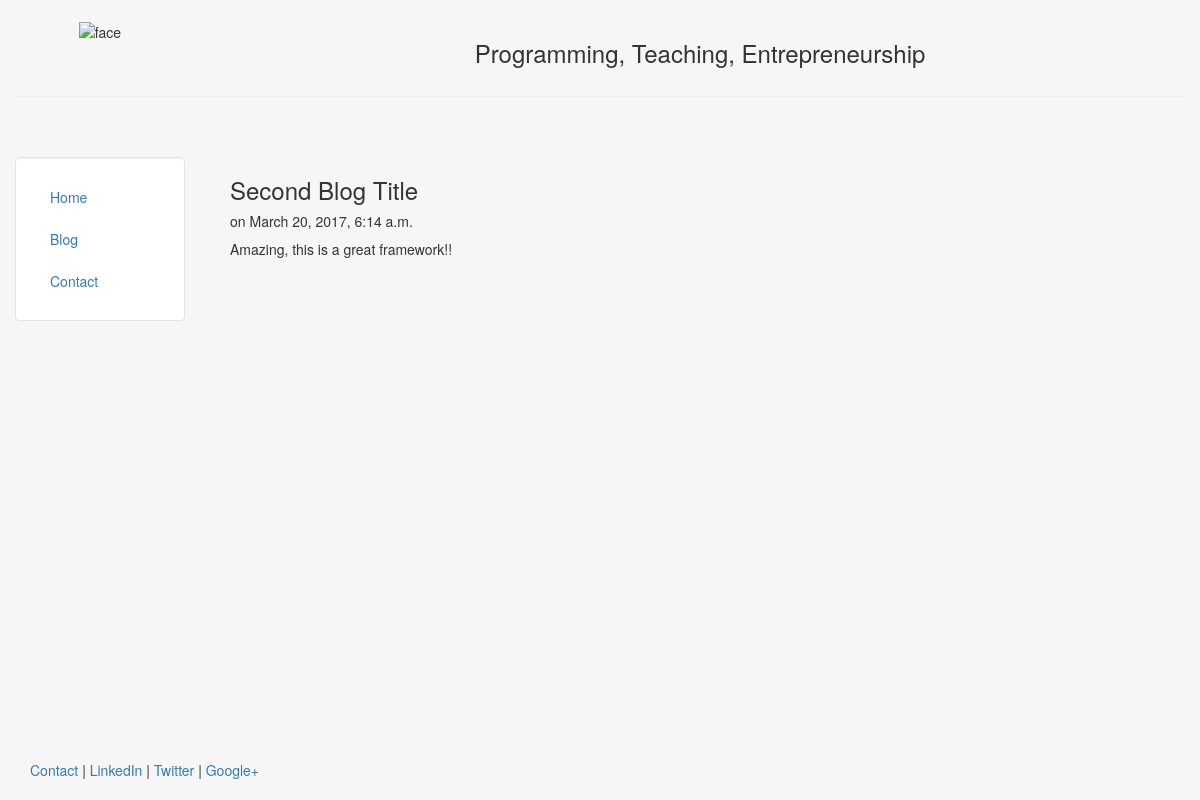
Page /blog/2 on the committed database.
### blog/models.py (models this page shows, shortened)
class Post(models.Model):
    title = models.CharField(max_length=140)
    body = models.TextField()
    date = models.DateTimeField()

### blog/templates/blog/post.html
{% extends "personal/header.html" %}
{% block content %}
    <h3>{{ post.title }}</h3>
    <h5>on {{ post.date }}</h5>
    <p>{{ post.body|safe|linebreaks }}</p>
{% endblock content %}

### personal/templates/personal/header.html (style rules this page uses)
html, body { height:100% }

### rows in the picture
Post: title "Second Blog Title", date "March 20, 2017, 6:14 a.m.", body "Amazing, this is a great framework!!"
